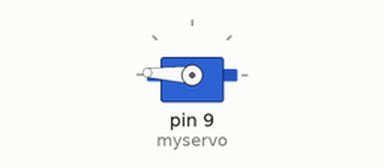
Recording of a sketch running on a simulated Arduino Uno, built with avr-gcc and run on an emulated ATmega328P. On the bench: servo.

Above: at 0.05 s.
At 0.7 s:
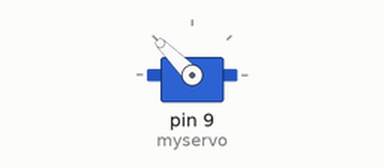
At 1.35 s:
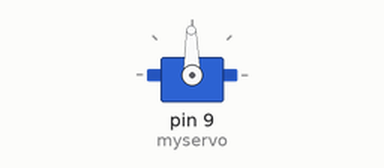
At 2.7 s:
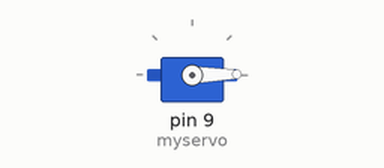
Timing chart, 0 to 6.2 s (numbered marks = the images above):
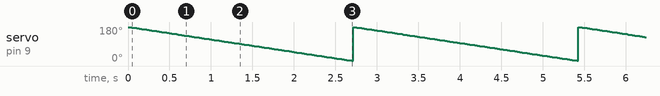

The sketch:

servodayjul17.ino
```cpp
#include <Servo.h>

Servo myservo;

int pos=0;

void setup(){
  myservo.attach(9);
}

void loop(){
  for(pos =180;pos>=1;pos-=1){
    myservo.write(pos);
    delay(15);
  }
  for(pos =180;pos>=1;pos-=1){
    myservo.write(pos);
    delay(15);
  }
  for(pos =180;pos>=1;pos-=1){
    myservo.write(pos);
    delay(15);
  }
}
```

Measured:
- by itself, servo on pin 9 (myservo): ramps from 180° to 1° and jumps back, once every 2.7 s
